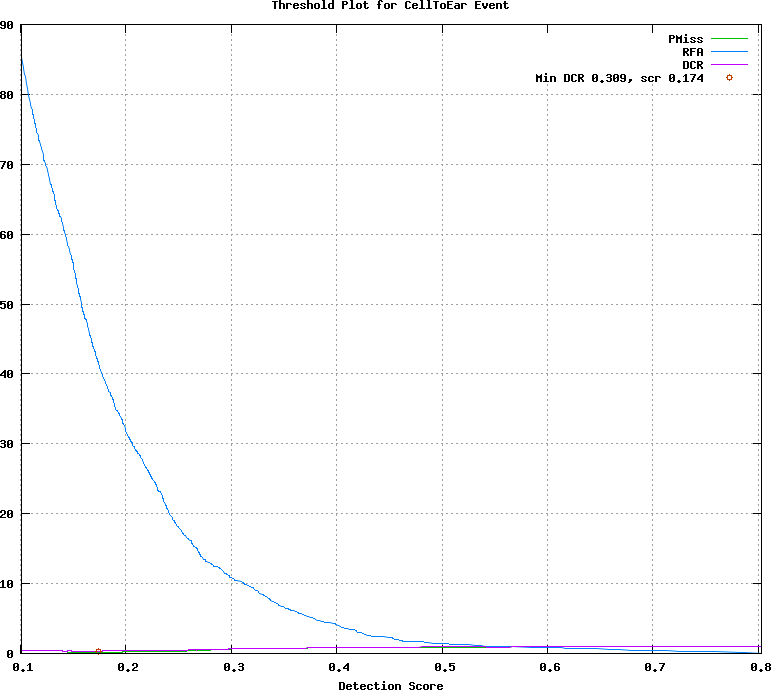

This figure's gnuplot source:
## GNUPLOT command file
set terminal postscript color
set style data lines
set title 'Threshold Plot for CellToEar Event'
set xlabel 'Detection Score'
set grid
set size ratio 0.85
plot [0.101000:0.803000]  \
  'test.det.CellToEar_Event.dat.1' using 1:4 title 'PMiss' with lines lt 2, \
  'test.det.CellToEar_Event.dat.1' using 1:5 title 'RFA' with lines lt 3, \
  'test.det.CellToEar_Event.dat.1' using 1:6 title 'DCR' with lines lt 4, \
  'test.det.CellToEar_Event.dat.2' using 1:2 title 'Min DCR 0.309, scr 0.174' with points lt 6
